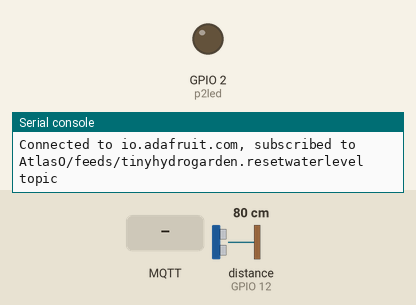
Recording of a program running on a simulated ESP32 board running MicroPython. On the bench: output pins drawn as LEDs (lit = HIGH), the last lines printed to the serial console. Inputs (shaded band) come from the test bench; at power-on: distance to the obstacle (sensor on GPIO 12) 80 cm. The echo pulse lasts 58.3 µs per cm; WiFi joins after 1.5 s; files the program writes start out absent; no MQTT or app messages arrive unless stated; values from a settings file that is not in the repository are placeholders; library files of the repository ran but are not shown: distance.py; pins used as bus, display or sensor lines are not drawn.

Above: at 2.8 s.
2.9 s: MQTT message "1" arrives on the first subscribed topic
15.4 s: MQTT message "on" arrives on the first subscribed topic
25.4 s: MQTT message "off" arrives on the first subscribed topic
At 64.4 s:
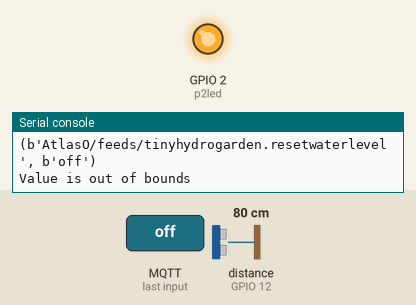
Timing chart, 0 to 65.4 s (numbered marks = the images above; inputs shaded):
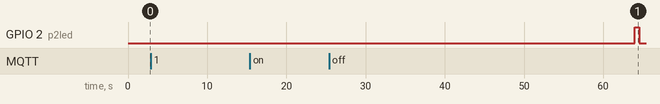

The program:

main.py
```python
import machine
import distance
from distance import HCSR04
import dstemp
from machine import Pin
import time
import esp32
import utime
from time import sleep
import boot
import storedata
import sender
import mqtt
import json
p2led = Pin(2, Pin.OUT)

y=0
while True:
    if y < 6:
        time.sleep(10)
        sender.client.check_msg()
        y+=1
    elif y == 6:
        y=0
        with open('waterdata.json', 'r') as file:
            tdata = json.load(file)
            maxwater = tdata['wdata']
        p2led.value(1)
        time.sleep(0.6)
        p2led.value(0)
        time.sleep(1)
        sender.send_temp(dstemp.temp_measure())
        currentLevel = storedata.calc()
        if currentLevel >= 10:
            currentLevel = 10 + maxwater
        sender.send_distance(100-10*(currentLevel-maxwater))
    #do_connect("Temp in apartment: " + str(dstemp.temp_measure()) + "Distance from device: " + str(sensor.distance_cm())+ "cm" +"Read from memory: " + str(data))
```

dstemp.py
```python
import machine
from machine import Pin
import onewire
import ds18x20
import time
ds_pin = machine.Pin(4)
ds_sensor = ds18x20.DS18X20(onewire.OneWire(ds_pin))

roms = ds_sensor.scan()
rom = roms[0]

def temp_measure():
  ds_sensor.convert_temp()
  time.sleep_ms(750)
  return ds_sensor.read_temp(rom)
```

storedata.py
```python
def calc():
    from distance import HCSR04
    import time
    from time import sleep
    import dstemp

    waterlevel= [0,0,0,0,0]
    x = 1

    while x < 6:
        sensor = HCSR04(trigger_pin=13, echo_pin=12, echo_timeout_us=10000)
        waterlevel[x-1] = sensor.distance_cm()
        x+=1
        time.sleep(0.2)

    waterlevel.sort()
    return waterlevel[2]

def setLevel():
    from distance import HCSR04
    import sender
    import time
    import json
    maxWaterLevel = 0
    level= [0,0,0,0,0]
    z = 1
    while z < 6:
        sensor2 = HCSR04(trigger_pin=13, echo_pin=12, echo_timeout_us=10000)
        level[z-1] = sensor2.distance_cm()
        z+=1
        time.sleep(0.2)

    level.sort()
    with open('waterdata.json', 'r') as f:
        tempdata = json.load(f)

    wdata = tempdata
    wdata['wdata']=level[2]

    with open('waterdata.json', 'w') as f:
        json.dump(wdata, f)
    time.sleep(0.2)
    with open('waterdata.json', 'r') as file:
        tdata = json.load(file)
        maxwater = tdata['wdata']
    sender.send_distance(100-10*(calc()-maxwater))
```

sender.py
```python
import time                   # Allows use of time.sleep() for delays                # Base library for Pycom devices
from mqtt import MQTTClient  # For use of MQTT protocol to talk to Adafruit IO
import ubinascii              # Needed to run any MicroPython code
import machine                # Interfaces with hardware components
import micropython            # Needed to run any MicroPython code
import storedata
import config


# Adafruit IO (AIO) configuration
AIO_SERVER = "io.adafruit.com"
AIO_PORT = 1883
AIO_USER = "AtlasO"
AIO_KEY = config.AIOKEY
AIO_CLIENT_ID = ubinascii.hexlify(machine.unique_id())  # Can be anything
TEMP_FEED = "AtlasO/feeds/tinyhydrogarden.temp"
DISTANCE_FEED = "AtlasO/feeds/tinyhydrogarden.waterlevel"
RESET_FEED = "AtlasO/feeds/tinyhydrogarden.resetwaterlevel"
# Function to respond to messages from Adafruit IO

def sub_cb(topic, msg):
    print((topic, msg))
    if msg == b"1":
        storedata.setLevel()
    elif msg == b"0":
        pass
    else:
        print("Value is out of bounds")

def send_temp(value):
    print("temp:", value)
    try:
        client.publish(topic=TEMP_FEED, msg=str(value))
        print("DONE")
    except Exception as e:
        print("FAILED")

def send_distance(value):

    print("distance",value)
    if value >= 105:
        value =0
    try:
        client.publish(topic=DISTANCE_FEED, msg=str(value))
        print("DONE")
    except Exception as e:
        print("FAILED")


# Use the MQTT protocol to connect to Adafruit IO
client = MQTTClient(AIO_CLIENT_ID, AIO_SERVER, AIO_PORT, AIO_USER, AIO_KEY)

# Subscribed messages will be delivered to this callback
client.set_callback(sub_cb)
client.connect()
client.subscribe(RESET_FEED)
print("Connected to %s, subscribed to %s topic" % (AIO_SERVER, RESET_FEED))
```

boot.py
```python
import config
def do_connect():
    import network
    sta_if = network.WLAN(network.STA_IF)       # Put modem on Station mode
    if not sta_if.isconnected():                # Check if already connected
        print('connecting to network...')
        sta_if.active(True)                     # Activate network interface
        sta_if.connect(config.SSID, config.Pswrd)     # Your WiFi Credential
        # Check if it is connected otherwise wait
        while not sta_if.isconnected():
            pass
    # Print the IP assigned by router
    print('network config:', sta_if.ifconfig())
                        # Close connection

# WiFi Connection
do_connect()
# HTTP request
#http_get()
```
